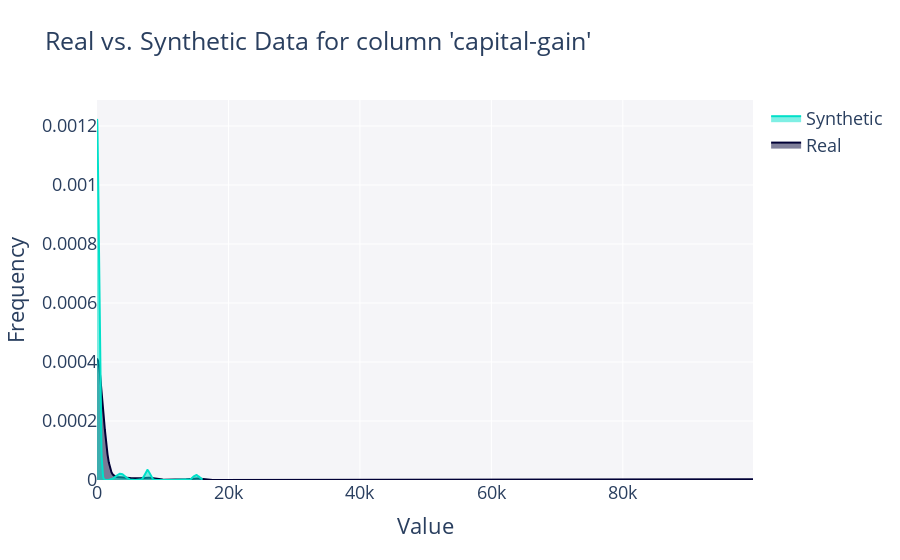

Notebook cell for this chart:
### Code cell
get_column_plot(
    real_data=df_train,
    synthetic_data=synthetic_data_ctgan,
    column_name='capital-gain',
    plot_type='distplot'
).show(renderer="vscode")

### Figure 1 — Plotly figure (JSON) as saved in the notebook; plotly's stock layout.template omitted (floating-point values rounded to 4 significant figures; data arrays with more than 128 entries replaced by an {"elided": "..."} marker saying what was removed)
{"data": [{"fill": "tozeroy", "hovertemplate": "<b>Real</b><br>Frequency: %{y}<extra></extra>", "legendgroup": "Real", "marker": {"color": "#000036"}, "mode": "lines", "name": "Real", "showlegend": true, "type": "scatter", "x": {"elided": "500 float values"}, "xaxis": "x", "y": {"elided": "500 float values"}, "yaxis": "y"}, {"fill": "tozeroy", "hovertemplate": "<b>Synthetic</b><br>Frequency: %{y}<extra></extra>", "legendgroup": "Synthetic", "marker": {"color": "#01E0C9"}, "mode": "lines", "name": "Synthetic", "showlegend": true, "type": "scatter", "x": {"elided": "500 float values"}, "xaxis": "x", "y": {"elided": "500 float values"}, "yaxis": "y"}], "layout": {"barmode": "overlay", "font": {"size": 18}, "hovermode": "closest", "legend": {"traceorder": "reversed"}, "plot_bgcolor": "#F5F5F8", "title": {"text": "Real vs. Synthetic Data for column 'capital-gain'"}, "xaxis": {"anchor": "y2", "domain": [0, 1], "title": {"text": "Value"}, "zeroline": false}, "yaxis": {"anchor": "free", "domain": [0, 1], "position": 0, "title": {"text": "Frequency"}}}}
